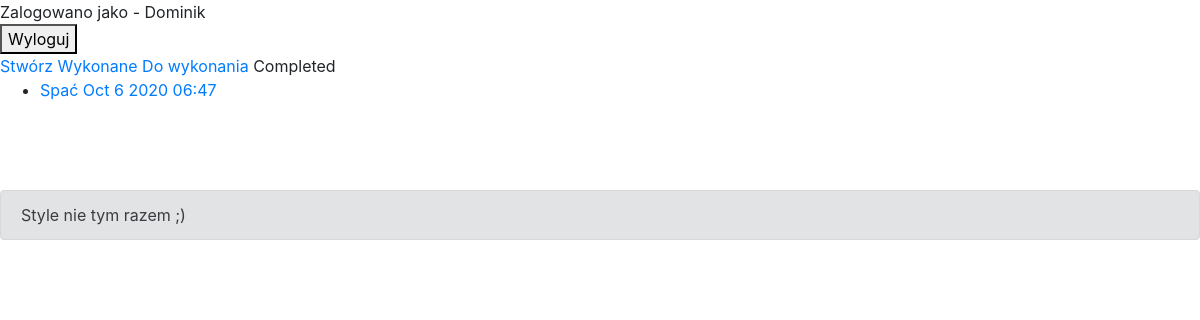
The page /completed/ (signed in) on the database as committed earlier.
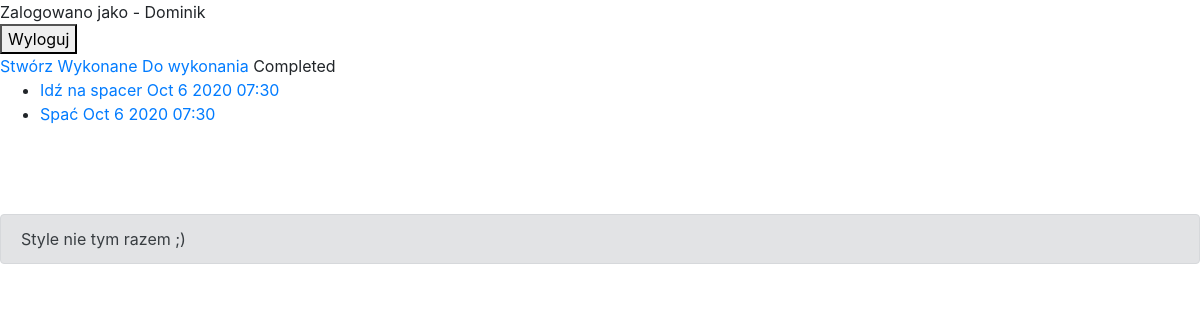
The same page on the database as committed later.
### todo/models.py (models this page shows, shortened)
class Todo(models.Model):
    title = models.CharField(max_length=128)
    memo = models.TextField(blank=True)
    created = models.DateTimeField(auto_now_add=True)
    datecompleted = models.DateTimeField(null=True, blank=True)
    important = models.BooleanField(default=False)
    user = models.ForeignKey(User, on_delete=models.CASCADE)

### todo/views.py (the view)
# urls.py: path('completed/', views.completedtodos, name='completedtodos'),
@login_required
def completedtodos(request):
    todos = Todo.objects.filter(user=request.user, datecompleted__isnull=False).order_by('-datecompleted')
    contex = {
        'todos': todos,
    }
    return render(request, 'todo/completedtodos.html', contex)

### todo/templates/todo/completedtodos.html (shortened to what this page needs)
{% extends 'todo/base.html' %}
{% block content %}
    Completed
    <ul>
        {% for todo in todos %}
            <li>
                <a href="{% url 'viewtodo' todo.id %}">
                        {{ todo.title }}
                    {{ todo.datecompleted|date:'M j Y H:i' }}
                </a>
            </li>
        {% endfor %}
    </ul>
{% endblock %}

### todo/templates/todo/base.html (shortened to what this page needs)
<!doctype html>
<html lang="en">
    <head>
        <link rel="stylesheet" href="https://stackpath.bootstrapcdn.com/bootstrap/4.5.2/css/bootstrap.min.css">
    </head>
    <body>
        {% if user.is_authenticated %}
            Zalogowano jako - {{ user.username }}
            <form action="{% url 'logoutuser' %}" method="POST">
                <button type="submit">Wyloguj</button>
            </form>
            <a href="{% url 'createtodos' %}">Stwórz</a>
            <a href="{% url 'completedtodos' %}">Wykonane</a>
            <a href="{% url 'currenttodos' %}">Do wykonania</a>
        {% endif %}
        {% block content %}{% endblock %}
        <br><br><br>
        <div class="alert alert-secondary" role="alert">
            Style nie tym razem ;)
        </div>
    </body>
</html>

Rows that differ between the two databases and show on the page:
now on this page (row edited): Todo: title "Idź na spacer", datecompleted "Oct 6 2020 07:30"
changed Todo "Spać": datecompleted "Oct 6 2020 06:47" → "Oct 6 2020 07:30"
